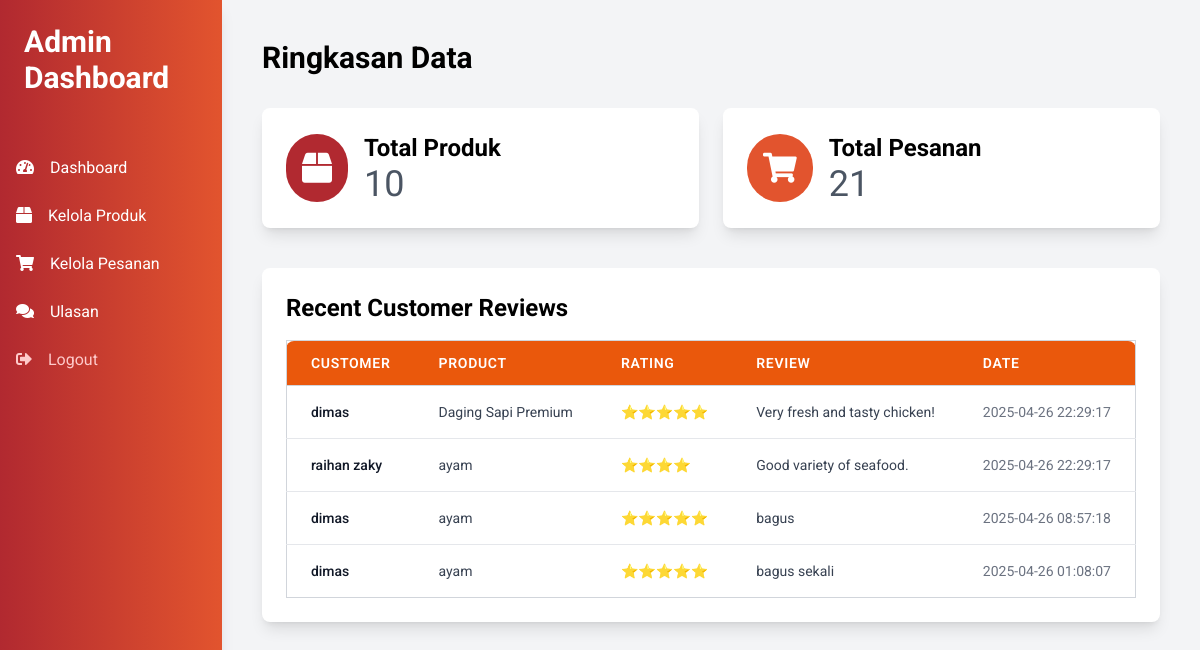
The page /apm/admin/dashboard.php (signed in) on the database its author committed.
### tables this page shows
CREATE TABLE `reviews` (
  `id` int(11) NOT NULL,
  `order_id` int(11) DEFAULT NULL,
  `user_id` int(11) DEFAULT NULL,
  `product_id` int(11) DEFAULT NULL,
  `rating` int(11) DEFAULT NULL,
  `review` text DEFAULT NULL,
  `created_at` datetime DEFAULT current_timestamp(),
  `is_approved` tinyint(1) DEFAULT 0
);

CREATE TABLE `users` (
  `id` int(11) NOT NULL,
  `name` varchar(100) DEFAULT NULL,
  `username` varchar(50) DEFAULT NULL,
  `email` varchar(100) DEFAULT NULL,
  `phone` varchar(20) DEFAULT NULL,
  `password` varchar(255) DEFAULT NULL,
  `role` varchar(10) DEFAULT 'user'
);

CREATE TABLE `products` (
  `id` int(11) NOT NULL,
  `name` varchar(100) DEFAULT NULL,
  `description` text DEFAULT NULL,
  `price` int(11) DEFAULT NULL,
  `image` varchar(255) DEFAULT NULL,
  `category` varchar(100) NOT NULL DEFAULT 'Uncategorized'
);

### apm/admin/dashboard.php (the view, shortened to what this page needs)
<?php
include '../db_connect.php';
$produk = $conn->query("SELECT COUNT(*) AS total FROM products")->fetch_assoc();
$pesanan = $conn->query("SELECT COUNT(*) AS total FROM orders")->fetch_assoc();
?>
<!DOCTYPE html>
<html lang="en">
<head>
    <script src="https://cdn.tailwindcss.com"></script>
    <link rel="stylesheet" href="https://cdnjs.cloudflare.com/ajax/libs/font-awesome/5.15.3/css/all.min.css">
</head>
<body class="bg-gray-100">
    <div class="flex min-h-screen">
        <div class="w-64 bg-gradient-to-r from-[#B12930] to-[#e2542e] text-white shadow-lg">
            <div class="p-6">
                <h1 class="text-3xl font-bold">Admin Dashboard</h1>
            </div>
            <nav class="mt-6">
                <a href="dashboard.php" class="block py-3 px-4 rounded transition duration-200 hover:bg-[#B12930]">
                    <i class="fas fa-tachometer-alt mr-3"></i> Dashboard
                </a>
                <a href="kelola_produk.php" class="block py-3 px-4 rounded transition duration-200 hover:bg-[#B12930]">
                    <i class="fas fa-box mr-3"></i> Kelola Produk
                </a>
                <a href="kelola_pesanan.php" class="block py-3 px-4 rounded transition duration-200 hover:bg-[#B12930]">
                    <i class="fas fa-shopping-cart mr-3"></i> Kelola Pesanan
                </a>
                <a href="kelola_ulasan.php" class="block py-3 px-4 rounded transition duration-200 hover:bg-[#B12930]">
                    <i class="fas fa-comments mr-3"></i> Ulasan
                </a>
                <a href="../logout.php" class="block py-3 px-4 rounded transition duration-200 hover:bg-red-700 text-red-200">
                    <i class="fas fa-sign-out-alt mr-3"></i> Logout
                </a>
            </nav>
        </div>
        <div class="flex-1 p-10">
            <h2 class="text-3xl font-bold mb-8">Ringkasan Data</h2>
            <div class="grid grid-cols-1 md:grid-cols-2 gap-6">
                <div class="bg-white p-6 rounded-lg shadow-lg flex items-center transform transition duration-500 hover:scale-105">
                    <div class="p-4 bg-[#B12930] rounded-full">
                        <i class="fas fa-box text-white text-3xl"></i>
                    </div>
                    <div class="ml-4">
                        <h2 class="text-2xl font-bold">Total Produk</h2>
                        <p class="text-gray-600 text-4xl"><?= $produk['total'] ?></p>
                    </div>
                </div>
                <div class="bg-white p-6 rounded-lg shadow-lg flex items-center transform transition duration-500 hover:scale-105">
                    <div class="p-4 bg-[#e2542e] rounded-full">
                        <i class="fas fa-shopping-cart text-white text-3xl"></i>
                    </div>
                    <div class="ml-4">
                        <h2 class="text-2xl font-bold">Total Pesanan</h2>
                        <p class="text-gray-600 text-4xl"><?= $pesanan['total'] ?></p>
                    </div>
                </div>
            </div>
            <div class="mt-10 bg-white p-6 rounded-lg shadow-lg">
                <h2 class="text-2xl font-bold mb-4">Recent Customer Reviews</h2>
                <?php
                $reviews = $conn->query("
                    SELECT r.rating, r.review, r.created_at, u.name, p.name AS product_name
                    FROM reviews r
                    JOIN users u ON r.user_id = u.id
                    JOIN products p ON r.product_id = p.id
                    ORDER BY r.created_at DESC
                    LIMIT 5
                ");
                if ($reviews->num_rows > 0):
                ?>
                <table class="min-w-full divide-y divide-gray-300 border border-gray-300 rounded-lg">
                    <thead class="bg-orange-600 text-white">
                        <tr>
                            <th class="px-6 py-3 text-left text-sm font-semibold uppercase tracking-wider rounded-tl-lg">Customer</th>
                            <th class="px-6 py-3 text-left text-sm font-semibold uppercase tracking-wider">Product</th>
                            <th class="px-6 py-3 text-left text-sm font-semibold uppercase tracking-wider">Rating</th>
                            <th class="px-6 py-3 text-left text-sm font-semibold uppercase tracking-wider">Review</th>
                            <th class="px-6 py-3 text-left text-sm font-semibold uppercase tracking-wider rounded-tr-lg">Date</th>
                        </tr>
                    </thead>
                    <tbody class="bg-white divide-y divide-gray-200">
                        <?php while ($row = $reviews->fetch_assoc()): ?>
                        <tr>
                <td class="px-6 py-4 whitespace-nowrap text-sm text-gray-900 font-medium"><?php echo htmlspecialchars($row['name']); ?></td>
                            <td class="px-6 py-4 whitespace-nowrap text-sm text-gray-700"><?php echo htmlspecialchars($row['product_name']); ?></td>
                            <td class="px-6 py-4 whitespace-nowrap text-sm text-yellow-500">
                                <?php echo str_repeat('⭐', (int)$row['rating']); ?>
                            </td>
                            <td class="px-6 py-4 whitespace-nowrap text-sm text-gray-700"><?php echo htmlspecialchars($row['review']); ?></td>
                            <td class="px-6 py-4 whitespace-nowrap text-sm text-gray-500"><?php echo htmlspecialchars($row['created_at']); ?></td>
                        </tr>
                        <?php endwhile; ?>
                    </tbody>
                </table>
                <?php else: ?>
                    <p class="text-gray-700">No reviews found.</p>
                <?php endif; ?>
            </div>
        </div>
    </div>
</body>
</html>

### apm/admin/dashboard.php (style rules this page uses)
body { font-family: 'Roboto', sans-serif; }

### rows shown on the page
reviews: user.name "dimas", product.name "Daging Sapi Premium", rating "⭐⭐⭐⭐⭐", review "Very fresh and tasty chicken!", created_at "2025-04-26 22:29:17"
reviews: user.name "raihan zaky", product.name "ayam", rating "⭐⭐⭐⭐", review "Good variety of seafood.", created_at "2025-04-26 22:29:17"
reviews: user.name "dimas", product.name "ayam", rating "⭐⭐⭐⭐⭐", review "bagus", created_at "2025-04-26 08:57:18"
reviews: user.name "dimas", product.name "ayam", rating "⭐⭐⭐⭐⭐", review "bagus sekali", created_at "2025-04-26 01:08:07"

### other values the page prints
$produk['total'] "10"
$pesanan['total'] "21"
